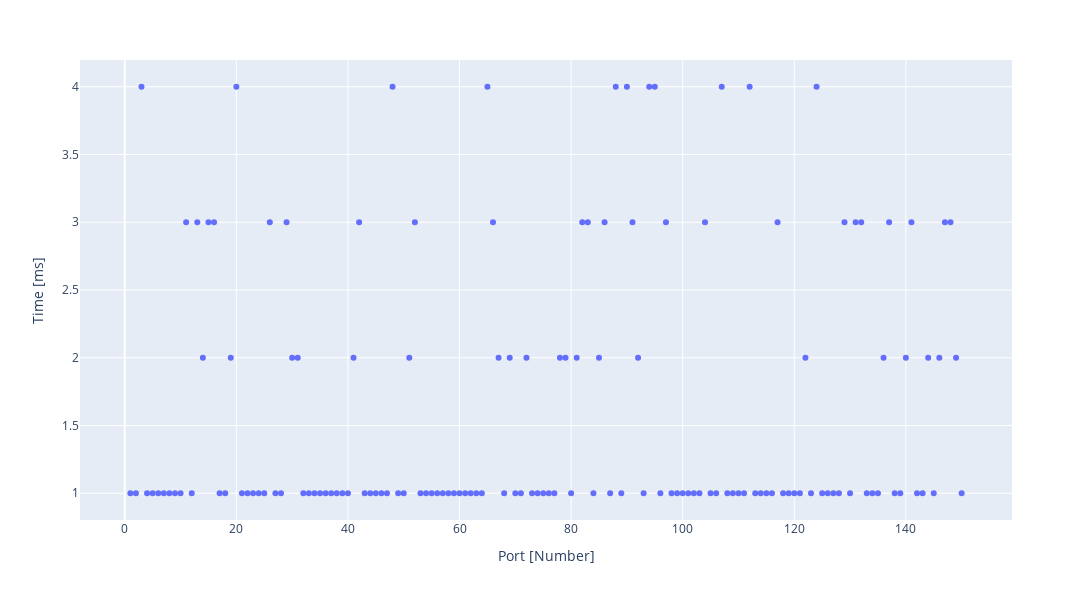

Source (notebook cell):
### Code cell
fig2 = px.scatter(df_group, x="Port", y="Time", width=1200, height=600,
                  labels={"Time": "Time [ms]", "Port": "Port [Number]"}
                )
fig2.show()

### Figure 1 — Plotly figure (JSON) as saved in the notebook; plotly's stock layout.template omitted (floating-point values rounded to 4 significant figures; data arrays with more than 128 entries replaced by an {"elided": "..."} marker saying what was removed)
{"data": [{"hovertemplate": "Port [Number]=%{x}<br>Time [ms]=%{y}<extra></extra>", "legendgroup": "", "marker": {"color": "#636efa", "symbol": "circle"}, "mode": "markers", "name": "", "orientation": "v", "showlegend": false, "type": "scatter", "x": {"elided": "150 int values"}, "xaxis": "x", "y": {"elided": "150 int values"}, "yaxis": "y"}], "layout": {"height": 600, "legend": {"tracegroupgap": 0}, "margin": {"t": 60}, "width": 1200, "xaxis": {"anchor": "y", "domain": [0, 1], "title": {"text": "Port [Number]"}}, "yaxis": {"anchor": "x", "domain": [0, 1], "title": {"text": "Time [ms]"}}}}
